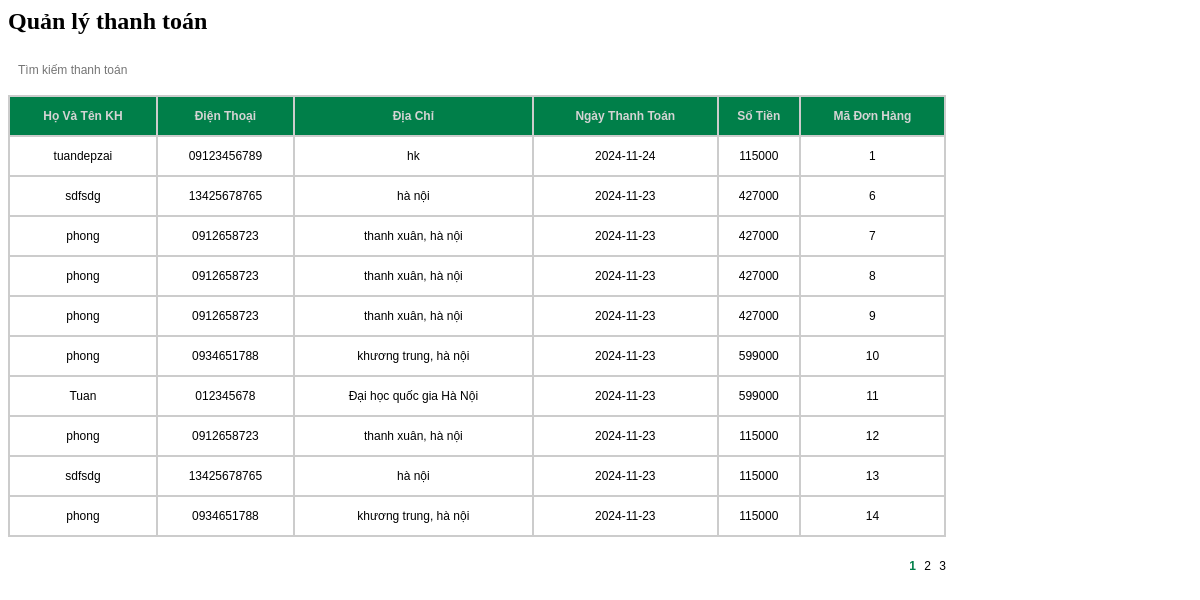
/admin/payment/payment.php, run on the app's committed database.
### tables this page shows
CREATE TABLE `payments` (
  `customerNumber` int NOT NULL,
  `paymentDate` date NOT NULL,
  `amount` int NOT NULL,
  `orderNumber` int NOT NULL,
  KEY `fk_pm_ctm_idx` (`customerNumber`),
  KEY `fk_pm_o_idx` (`orderNumber`),
  CONSTRAINT `fk_pm_ctm` FOREIGN KEY (`customerNumber`) REFERENCES `customers` (`customerNumber`) ON DELETE RESTRICT ON UPDATE CASCADE,
  CONSTRAINT `fk_pm_o` FOREIGN KEY (`orderNumber`) REFERENCES `orders` (`orderNumber`) ON DELETE RESTRICT ON UPDATE CASCADE
);

CREATE TABLE `customers` (
  `customerNumber` int NOT NULL AUTO_INCREMENT,
  `customerName` varchar(255) NOT NULL,
  `phone` varchar(255) NOT NULL,
  `email` varchar(255) NOT NULL,
  `address` varchar(225) NOT NULL,
  PRIMARY KEY (`customerNumber`)
);

### admin/payment/payment.php (the view, shortened to what this page needs)
<?php
    $dbHost = 'localhost';
    $dbUsername = 'TFT';
    $dbPassword = 'Fongngu123';
    $dbName = 'web_csdl';
    $conn = mysqli_connect($dbHost, $dbUsername, $dbPassword, $dbName);
    $page = isset($_GET['page']) ? $_GET['page'] : 1;
    $rowsPerPage = 10;
    $perRow = ($page - 1) * $rowsPerPage;
    $sql = "SELECT payments.paymentDate, payments.amount, payments.orderNumber,
                   customers.customerName, customers.phone, customers.address
            FROM payments
            JOIN customers ON payments.customerNumber = customers.customerNumber
            LIMIT $perRow, $rowsPerPage";
    $result1 = $conn->query($sql);
    $query = "SELECT COUNT(*) AS totalRows FROM payments";
    $result2 = $conn->query($query);
    $totalRows = $result2->fetch_assoc()['totalRows'];
    $totalPage = ceil($totalRows / $rowsPerPage);
?>
<link rel="stylesheet" type="text/css" href="css/payment.css" />
<h2>Quản lý thanh toán</h2>
<div id="main">
    <div id="search-bar">
        <form method="get" name="sform" action="mainAdmin.php">
            <input type="text" name="stext" placeholder="Tìm kiếm thanh toán">
        </form>
    </div>
    <table id="payments" cellpadding="0" cellspacing="0" width="100%">
        <tr id="payment-bar">
            <td>Họ và tên KH</td>
            <td>Điện thoại</td>
            <td>Địa chỉ</td>
            <td>Ngày thanh toán</td>
            <td>Số tiền</td>
            <td>Mã đơn hàng</td>
        </tr>
        <?php
        if ($result1->num_rows > 0) {
            while ($row = $result1->fetch_assoc()) {
        ?>
        <tr>
            <td><?php echo $row['customerName']; ?></td>
            <td><?php echo $row['phone']; ?></td>
            <td><?php echo $row['address']; ?></td>
            <td><?php echo $row['paymentDate']; ?></td>
            <td><?php echo $row['amount']; ?></td>
            <td><?php echo $row['orderNumber']; ?></td>
        </tr>
        <?php
            }
        }
        ?>
    </table>
    <p id="pagination">
        <?php
        for ($i = 1; $i <= $totalPage; $i++) {
            if ($i == $page) {
                echo "<span>$i</span> ";
            } else {
                echo '<a href="' . $_SERVER['PHP_SELF'] . '?page_layout=payment&page=' . $i . '">' . $i . '</a> ';
            }
        }
        ?>
    </p>
</div>

### admin/css/payment.css (style rules this page uses)
#search-bar { width: 300px; height: 40px; float: left; }
#search-bar input { float: left; border: none; }
#search-bar input[type="text"] { width: 200px; height: 30px; line-height: 30px; font-family: Verdana, Geneva, sans-serif; font-size: 12px; color: #666; padding-left: 10px; }
#main table#payments { width: 938px; border-top: 2px solid #CCC; border-right: 2px solid #CCC; }
#main table#payments tr td { border-left: 2px solid #CCC; border-bottom: 2px solid #CCC; text-align: center; font-family: Verdana, Geneva, sans-serif; font-size: 12px; height: 40px; }
#payment-bar { width: 100%; height: 30px; line-height: 30px; background: #007f49; color: #d4d4d4; }
#payment-bar td { font-family: Verdana, Geneva, sans-serif; font-size: 12px; font-weight: bold; text-transform: capitalize; text-align: center; }
p#pagination { width: 938px; text-align: right; font-family: Verdana, Geneva, sans-serif; font-size: 12px; word-spacing: 5px; padding-top: 10px; }
p#pagination span { font-weight: bold; color: #007f49; }
p#pagination a { color: #000; text-decoration: none; }

### data on the page
payments: customerNumber.customerName "tuandepzai", customerNumber.phone "09123456789", customerNumber.address "hk", paymentDate "2024-11-24", amount "115000", orderNumber "1"
payments: customerNumber.customerName "sdfsdg", customerNumber.phone "13425678765", customerNumber.address "hà nội", paymentDate "2024-11-23", amount "427000", orderNumber "6"
payments: customerNumber.customerName "phong", customerNumber.phone "0912658723", customerNumber.address "thanh xuân, hà nội", paymentDate "2024-11-23", amount "427000", orderNumber "7"
payments: customerNumber.customerName "phong", customerNumber.phone "0912658723", customerNumber.address "thanh xuân, hà nội", paymentDate "2024-11-23", amount "427000", orderNumber "8"
payments: customerNumber.customerName "phong", customerNumber.phone "0912658723", customerNumber.address "thanh xuân, hà nội", paymentDate "2024-11-23", amount "427000", orderNumber "9"
payments: customerNumber.customerName "phong", customerNumber.phone "0934651788", customerNumber.address "khương trung, hà nội", paymentDate "2024-11-23", amount "599000", orderNumber "10"
payments: customerNumber.customerName "Tuan", customerNumber.phone "012345678", customerNumber.address "Đại học quốc gia Hà Nội", paymentDate "2024-11-23", amount "599000", orderNumber "11"
payments: customerNumber.customerName "phong", customerNumber.phone "0912658723", customerNumber.address "thanh xuân, hà nội", paymentDate "2024-11-23", amount "115000", orderNumber "12"
payments: customerNumber.customerName "sdfsdg", customerNumber.phone "13425678765", customerNumber.address "hà nội", paymentDate "2024-11-23", amount "115000", orderNumber "13"
payments: customerNumber.customerName "phong", customerNumber.phone "0934651788", customerNumber.address "khương trung, hà nội", paymentDate "2024-11-23", amount "115000", orderNumber "14"
